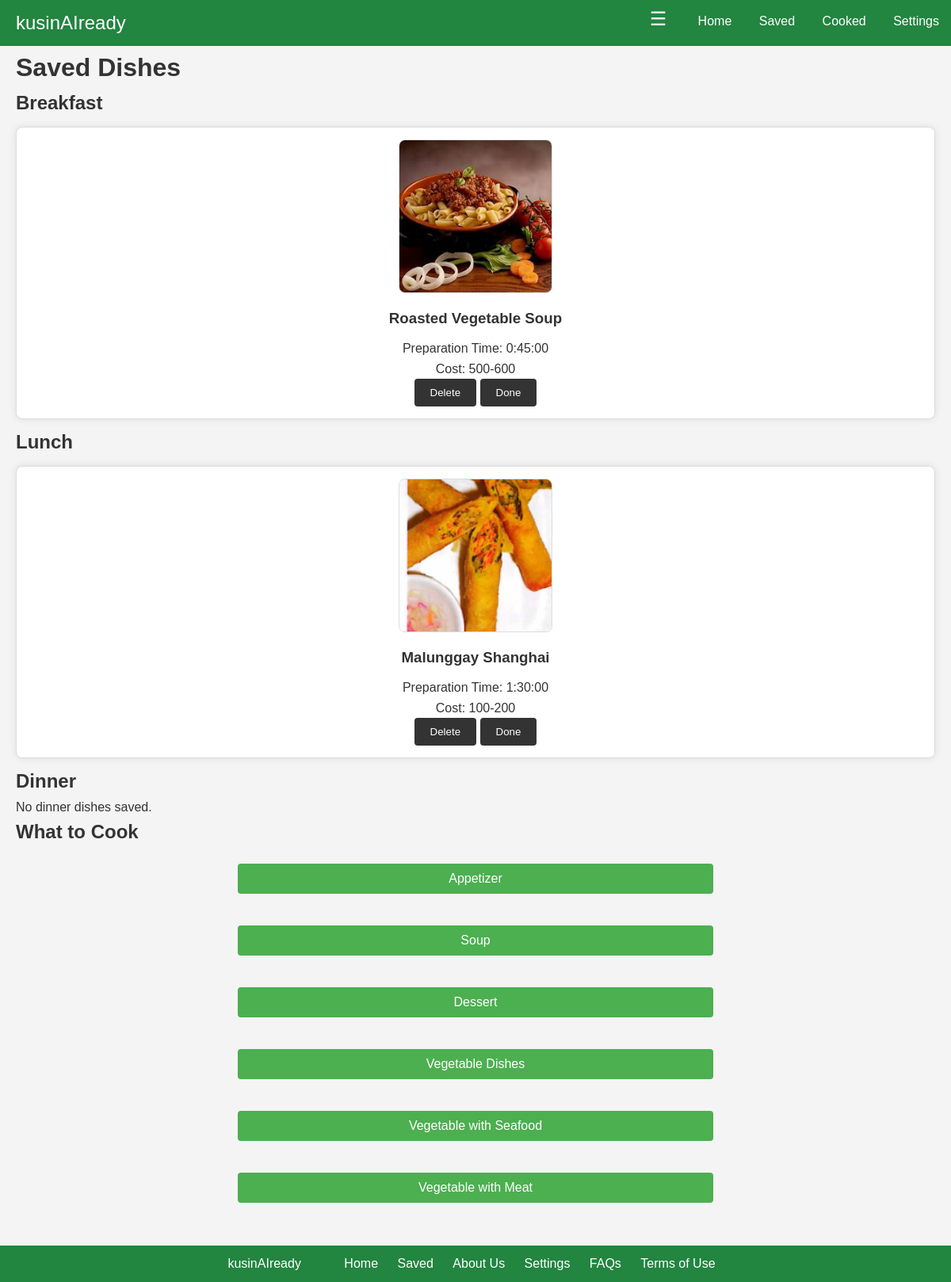
The app's page /saved/ (signed in) with its own data.
### kusinaiapp/models.py (models this page shows, shortened)
class DishPlan(models.Model):
    user = models.ForeignKey(AppUser, on_delete=models.CASCADE)
    dish = models.ForeignKey(Dish, on_delete=models.CASCADE)
    plan = models.CharField(max_length=100)  # Adjust field type as needed
    class Meta:
        unique_together = ('user', 'dish')  # Ensure unique plans per user and dish

class Dish(models.Model):
    MEAL_TYPE_CHOICES = [
        ('Appetizer', 'Appetizer'),
        ('Soup', 'Soup'),
        ('Dessert', 'Dessert'),
        ('Vegetable Dishes', 'Vegetable Dishes'),
        ('Vegetable with Seafood', 'Vegetable with Seafood'),
        ('Vegetable with Meat', 'Vegetable with Meat'),
    ]
    COST_CHOICES = [
        ('100-200', '100-200'),
        ('300-400', '300-400'),
        ('500-600', '500-600'),
        ('700-800', '700-800'),
        ('900-1000', '900-1000'),
    ]
    dish_name = models.CharField(max_length=200)
    preparation_time = models.DurationField()
    ingredient_list = models.TextField()  # Changed to TextField for multiple values
    number_of_servings = models.CharField(max_length=50)  # Changed to CharField for ranges
    procedure = models.TextField()
    nutritional_guide = models.TextField()
    skills_needed = models.CharField(max_length=200)
    age_range_that_can_eat = models.JSONField()  # JSON field for multiple values
    cost = models.CharField(max_length=20, choices=COST_CHOICES)  # Changed to CharField with choices
    dish_image = models.ImageField(upload_to='dish_images/')
    meal_type = models.CharField(max_length=30, choices=MEAL_TYPE_CHOICES)

### kusinaiapp/views.py (the view, shortened to what this page needs)
# urls.py: path('saved/', views.saved, name='saved'),
@login_required
def saved(request):
    try:
        app_user = AppUser.objects.get(user=request.user)
    except AppUser.DoesNotExist:
        return HttpResponse('AppUser not found', status=404)
    saved_dishes = {
        'breakfast': DishPlan.objects.filter(user=app_user, plan='Breakfast'),
        'lunch': DishPlan.objects.filter(user=app_user, plan='Lunch'),
        'dinner': DishPlan.objects.filter(user=app_user, plan='Dinner'),
    }
    context = {'saved_dishes': saved_dishes}
    return render(request, 'saved.html', context)

### templates/saved.html (shortened to what this page needs)
<!DOCTYPE html>
<html lang="en">
<head>
    {% load static %}
    <link rel="stylesheet" href="{% static 'css/style.css' %}">
</head>
<body>
    <header>
        <nav>
            <div class="logo">kusinAIready</div>
            <div class="nav-menu">
                <button class="burger-menu">☰</button>
                <div class="nav-links">
                    <a href="{% url 'home' %}">Home</a>
                    <a href="{% url 'saved' %}">Saved</a>
                    <a href="{% url 'cooked' %}">Cooked</a>
                    <a href="{% url 'settings' %}">Settings</a>
                </div>
            </div>
        </nav>
    </header>
    <main>
        <h1>Saved Dishes</h1>
        <section class="saved-dishes">
            <h2>Breakfast</h2>
            {% for plan in saved_dishes.breakfast %}
                <div id="dish-{{ plan.id }}" class="dish-card" onclick="window.location.href='{% url 'saveddish' plan.dish.id %}'">
                    <img src="{{ plan.dish.dish_image.url }}" alt="{{ plan.dish.dish_name }}" class="passport-size">
                    <h3>{{ plan.dish.dish_name }}</h3>
                    <p>Preparation Time: {{ plan.dish.preparation_time }}</p>
                    <p>Cost: {{ plan.dish.cost }}</p>
                    <button type="button" onclick="event.stopPropagation(); handleAction('delete', '{{ plan.id }}', this)">Delete</button>
                    <button type="button" onclick="event.stopPropagation(); handleAction('done', '{{ plan.id }}', this)">Done</button>
                </div>
            {% empty %}
                <p>No breakfast dishes saved.</p>
            {% endfor %}
        </section>
        <section class="saved-dishes">
            <h2>Lunch</h2>
            {% for plan in saved_dishes.lunch %}
                <div id="dish-{{ plan.id }}" class="dish-card" onclick="window.location.href='{% url 'saveddish' plan.dish.id %}'">
                    <img src="{{ plan.dish.dish_image.url }}" alt="{{ plan.dish.dish_name }}" class="passport-size">
                    <h3>{{ plan.dish.dish_name }}</h3>
                    <p>Preparation Time: {{ plan.dish.preparation_time }}</p>
                    <p>Cost: {{ plan.dish.cost }}</p>
                    <button type="button" onclick="event.stopPropagation(); handleAction('delete', '{{ plan.id }}', this)">Delete</button>
                    <button type="button" onclick="event.stopPropagation(); handleAction('done', '{{ plan.id }}', this)">Done</button>
                </div>
            {% empty %}
                <p>No lunch dishes saved.</p>
            {% endfor %}
        </section>
        <section class="saved-dishes">
            <h2>Dinner</h2>
            {% for plan in saved_dishes.dinner %}
                <div id="dish-{{ plan.id }}" class="dish-card" onclick="window.location.href='{% url 'saveddish' plan.dish.id %}'">
                    <img src="{{ plan.dish.dish_image.url }}" alt="{{ plan.dish.dish_name }}" class="passport-size">
                    <h3>{{ plan.dish.dish_name }}</h3>
                    <p>Preparation Time: {{ plan.dish.preparation_time }}</p>
                    <p>Cost: {{ plan.dish.cost }}</p>
                    <button type="button" onclick="event.stopPropagation(); handleAction('delete', '{{ plan.id }}', this)">Delete</button>
                    <button type="button" onclick="event.stopPropagation(); handleAction('done', '{{ plan.id }}', this)">Done</button>
                </div>
            {% empty %}
                <p>No dinner dishes saved.</p>
            {% endfor %}
        </section>
        <section class="what-to-cook">
            <h2>What to Cook</h2>
            <form method="GET" action="{% url 'home' %}">
                <button type="submit" name="meal_type" value="Appetizer" {% if selected_meal_type == 'Appetizer' %}class="selected"{% endif %}>Appetizer</button>
                <button type="submit" name="meal_type" value="Soup" {% if selected_meal_type == 'Soup' %}class="selected"{% endif %}>Soup</button>
                <button type="submit" name="meal_type" value="Dessert" {% if selected_meal_type == 'Dessert' %}class="selected"{% endif %}>Dessert</button>
                <button type="submit" name="meal_type" value="Vegetable Dishes" {% if selected_meal_type == 'Vegetable Dishes' %}class="selected"{% endif %}>Vegetable Dishes</button>
                <button type="submit" name="meal_type" value="Vegetable with Seafood" {% if selected_meal_type == 'Vegetable with Seafood' %}class="selected"{% endif %}>Vegetable with Seafood</button>
                <button type="submit" name="meal_type" value="Vegetable with Meat" {% if selected_meal_type == 'Vegetable with Meat' %}class="selected"{% endif %}>Vegetable with Meat</button>
            </form>
        </section>
    </main>
    <footer>
        <div class="footer-left">kusinAIready</div>
        <div class="footer-right">
            <a href="{% url 'home' %}">Home</a>
            <a href="{% url 'saved' %}">Saved</a>
            <a href="{% url 'about' %}">About Us</a>
            <a href="{% url 'settings' %}">Settings</a>
            <a href="{% url 'faqs' %}">FAQs</a>
            <a href="{% url 'terms' %}">Terms of Use</a>
        </div>
    </footer>
</body>
</html>

### static/css/style.css (style rules this page uses)
body, h1, h2, h3, p, button { margin: 0; padding: 0; box-sizing: border-box; }
body { font-family: Arial, sans-serif; line-height: 1.6; color: #333; background-color: #f4f4f4; padding-bottom: 60px; }
header { background-color: #228540; color: #fff; padding: 10px 0; width: 100%; position: fixed; top: 0; left: 0; }
header .logo { font-size: 24px; padding: 0 20px; display: inline-block; }
header .nav-menu { float: right; }
header .burger-menu { background: none; border: none; color: #fcfcfc; font-size: 24px; cursor: pointer; }
header .nav-links { display: inline-block; margin-left: 20px; }
header .nav-links a { color: #fff; text-decoration: none; padding: 0 15px; }
main { padding: 20px; padding-top: 60px; }
form { max-width: 600px; margin: 0 auto; }
form input, form select, form button { width: 100%; padding: 10px; margin: 5px 0 15px; border: 1px solid #ddd; border-radius: 4px; }
form button { background-color: #333; color: #fff; border: none; cursor: pointer; }
.dish-card { background-color: #fff; border: 1px solid #ddd; border-radius: 8px; padding: 15px; margin: 10px 0; box-shadow: 0 0 10px rgba(0, 0, 0, 0.1); text-align: center; }
.dish-card img { max-width: 100%; border-radius: 8px; }
.dish-card h3 { margin: 10px 0; }
.dish-card button { background-color: #333; color: #fff; border: none; padding: 10px 20px; border-radius: 4px; cursor: pointer; }
footer { background-color: #228540; color: #fff; padding: 10px 0; text-align: center; width: 100%; position: fixed; bottom: 0; left: 0; }
footer .footer-left { display: inline-block; padding: 0 20px; }
footer .footer-right { display: inline-block; padding: 0 20px; }
footer .footer-right a { color: #fff; text-decoration: none; padding: 0 10px; }
footer::after { content: ""; display: table; clear: both; }
form { display: flex; flex-direction: column; }
form button { width: 100%; padding: 10px; margin: 20px 0; background-color: #4caf50; color: #fff; border: none; border-radius: 4px; cursor: pointer; font-size: 16px; }
.passport-size { width: 2in; height: 2in; object-fit: cover; border-radius: 4px; border: 1px solid #ddd; }
.dish-card { cursor: pointer; }

### records on screen
DishPlan: dish.dish_image (picture), dish.dish_name "Roasted Vegetable Soup", dish.preparation_time "0:45:00", dish.cost "500-600"
DishPlan: dish.dish_image (picture), dish.dish_name "Malunggay Shanghai", dish.preparation_time "1:30:00", dish.cost "100-200"
